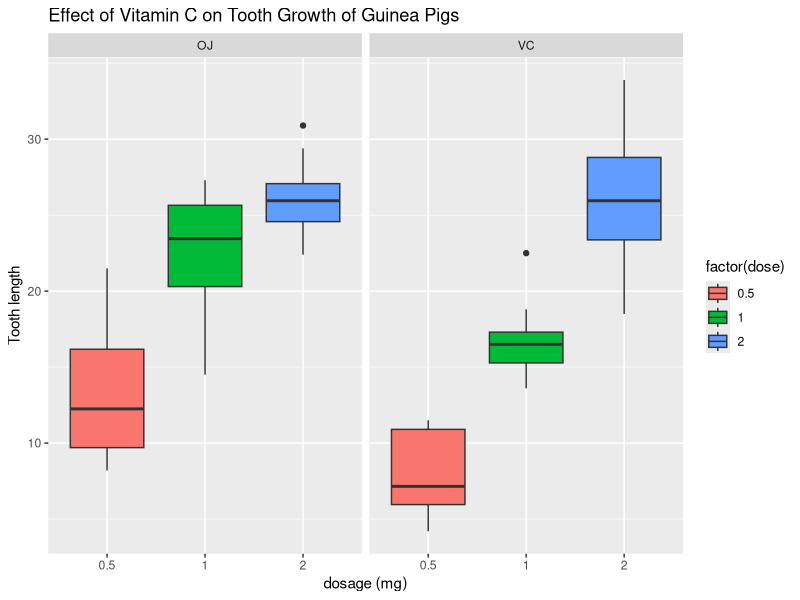

This figure's R source: (Note: this script raises an error after producing the figure.)
## ---- chunk 1
library(datasets)
library(ggplot2)
data(ToothGrowth)
plot2 <- ggplot(data=ToothGrowth, aes(x=factor(dose), y=len, fill=factor(dose))) + 
        geom_boxplot() + facet_grid(.~supp) + 
        ggtitle("Effect of Vitamin C on Tooth Growth of Guinea Pigs") +
        ylab("Tooth length") + xlab("dosage (mg)")
plot2
## ---- chunk 2
summary(ToothGrowth)
## ---- chunk 3
dose_0.5 <- subset(ToothGrowth[ToothGrowth$dose==0.5,])
dose_1.0 <- subset(ToothGrowth[ToothGrowth$dose==1.0,])
dose_2.0 <- subset(ToothGrowth[ToothGrowth$dose==2.0,])
t.test(len~supp,data=dose_0.5, paired=F)
t.test(len~supp,data=dose_1.0, paired=F)
t.test(len~supp,data=dose_2.0, paired=F)
## ---- chunk 4
t.test(len~supp,data=ToothGrowth, paired=F)
